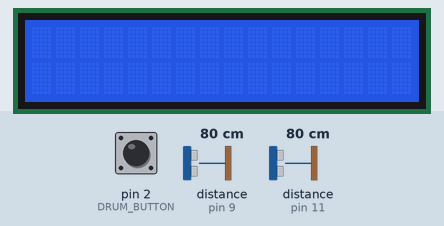
Recording of a sketch running on a simulated Arduino Uno, built with avr-gcc and run on an emulated ATmega328P. Shown: 16×2 character LCD. Inputs (shaded band) come from the test bench; at power-on: distance to the obstacle (sensors on pin 11, pin 9) 80 cm, pin 2 (DRUM_BUTTON) HIGH. The echo pulse lasts 58.3 µs per cm; what the sketch prints to the serial monitor is not drawn.

Above: at 0.9 s.
1.0 s: distance to the obstacle (sensor on pin 11) set to 22 cm
4.0 s: distance to the obstacle (sensor on pin 11) set to 18 cm
At 5.1 s:
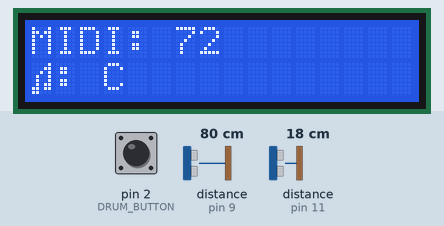
5.5 s: distance to the obstacle (sensor on pin 9) set to 4 cm
At 6.6 s:
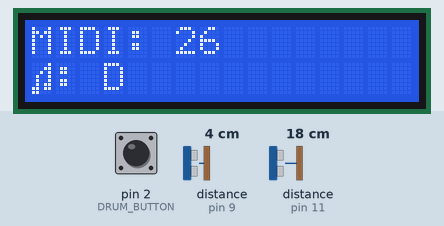
7.0 s: distance to the obstacle (sensor on pin 9) set to 9 cm
At 7.8 s:
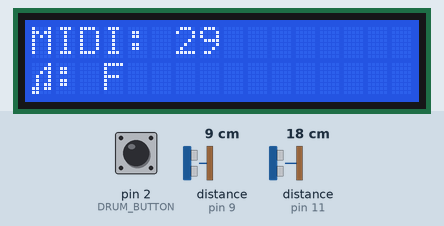
8.6 s: distance to the obstacle (sensor on pin 9) set to 35 cm
At 9.5 s:
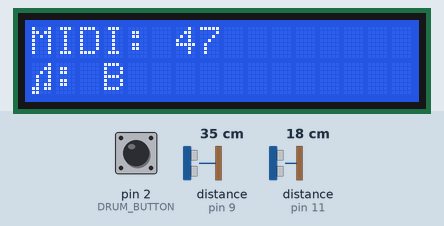
Timing chart, 0 to 11.6 s (numbered marks = the images above; inputs shaded):
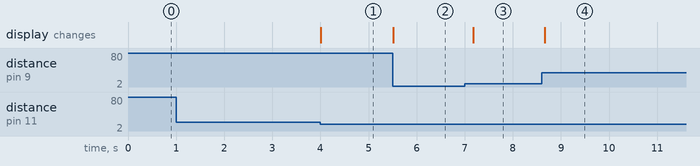

The sketch:

main.ino
```cpp
#include <NewPing.h>
#include <stdlib.h> // for random function
#include <Arduino_FreeRTOS.h>
#include "queue.h"
#include <LiquidCrystal.h>


// set up the ultrasonic sensor
#define TRIGGER_PIN1  8
#define ECHO_PIN1     9
#define TRIGGER_PIN2  10
#define ECHO_PIN2     11
#define MAX_DISTANCE1 80 // Maximum distance to measure (in centimeters).
#define MAX_DISTANCE2 20
#define MIDI_CHANNEL1 1
#define MIDI_CHANNEL2 2
#define DRUM_BUTTON 2


// Initialize the LCD
// LCD pins: RS, EN, D4, D5, D6, D7
LiquidCrystal lcd( 12,13,4,5,6,7);

const char *note_names[] = {
  "C ", "C#", "D ", "D#", "E ", "F ",
  "F#", "G ", "G#", "A ", "A#", "B "
};

byte Sound[8] = {
  0b00001,
  0b00011,
  0b00101,
  0b01001,
  0b01001,
  0b01011,
  0b11011,
  0b11000
};

// Define scales
int harmonic_minor_scale[] = {0, 2, 3, 5, 7, 8, 11, 12};
int major_scale[] = {0, 2, 4, 5, 7, 9, 11, 12};
int minor_pentatonic_scale[] = {0, 3, 5, 7, 10, 12};


// Define an array of scale pointers
int *available_scales[] = {harmonic_minor_scale, major_scale, minor_pentatonic_scale};

// Define an array of scale sizes
int scale_sizes[] = {8, 8, 6};

// Define the current scale index (0-5), change this to switch scales
int current_scale_index = 0; // Example: set to 1 for major_scale

int speeds[] = {300,185,100}; //Slow, Normal, Fast
int bpm = speeds[1]; //Normal


int START_NOTE = 24;
byte VELOCITY = 127;
const int MIDI_OFF = 128;
const int MIDI_ON = 144;
int volume = 0;
int note = 0;
int current_note = 0;
int drum_volume = 127;
int kickCount = 0;


NewPing sonar1(TRIGGER_PIN1, ECHO_PIN1, MAX_DISTANCE1); // NewPing setup of pins and maximum distance.
NewPing sonar2(TRIGGER_PIN2, ECHO_PIN2, MAX_DISTANCE2); // NewPing setup of pins and maximum distance.

byte last_note = note;

bool stoppedFlag = false;


QueueHandle_t sensorDataQueue;

volatile bool drumsEnabled = false;
volatile unsigned long lastDebounceTime = 0;


typedef struct
{
  int current_note;
  int volume;
} SensorData;

void setup()
{
  // initialize serial communication

  lcd.begin(16,2);
  Serial.begin(9600);
  //Music character on LCD
  lcd.createChar(0, Sound);

  // Create the queue
  sensorDataQueue = xQueueCreate(1, sizeof(SensorData));


  // Create tasks for handleSensors and handleDrums
  xTaskCreate(handleSensorsTask, "HandleSensors", configMINIMAL_STACK_SIZE, NULL, 1, NULL);
  xTaskCreate(handleDrumsTask, "HandleDrums", configMINIMAL_STACK_SIZE, NULL, 1, NULL);
  xTaskCreate(handleDrumButtonTask, "HandleDrumButton", 64, NULL, 1, NULL);


  // Start the scheduler
  vTaskStartScheduler();


}

void loop()
{
}


void handleDrumButtonTask(void *pvParameters)
{
  // Set the button pin mode
  pinMode(DRUM_BUTTON, INPUT_PULLUP);

  // Initialize the button state and last state
  int buttonState = HIGH;
  int lastButtonState = HIGH;

  for (;;) {
    // Read the button state
    int reading = digitalRead(DRUM_BUTTON);

    // Check if the button state has changed
    if (reading != lastButtonState) {
      // Reset the debounce timer
      lastDebounceTime = millis();
    }

    // If enough time has passed since the last bounce, update the button state
    if ((millis() - lastDebounceTime) > 20) {
      // If the button state has changed
      if (reading != buttonState) {
        buttonState = reading;

        // If the button is pressed, toggle the drumsEnabled state
        if (buttonState == LOW) {
          drumsEnabled = !drumsEnabled;
        }
      }
    }

    // Save the last button state
    lastButtonState = reading;

    // Delay the task to allow other tasks to run
    vTaskDelay(pdMS_TO_TICKS(20));
  }
}


void handleSensorsTask(void *pvParameters)
{
  for (;;) {
    handleSensors();

    SensorData sensorData;
    sensorData.current_note = current_note;
    sensorData.volume = volume;


    // Display sensor note and volume on LCD
    if(volume > 0)
    {
      lcd.setCursor(0,0); // Set cursor to first column of first row
      lcd.print("MIDI: ");
      lcd.print(current_note);
      lcd.setCursor(0,1);
      lcd.write(byte(0));
      int note_index = (current_note - START_NOTE) % 12;
      lcd.print(": ");
      lcd.print(note_names[note_index]);
    }


    xQueueSend(sensorDataQueue, &sensorData, portMAX_DELAY);

    vTaskDelay(pdMS_TO_TICKS(bpm));
  }
}

void handleDrumsTask(void *pvParameters)
{
  for (;;) {
    SensorData sensorData;

    if (xQueueReceive(sensorDataQueue, &sensorData, portMAX_DELAY)) {
      current_note = sensorData.current_note;
      volume = sensorData.volume;
      handleMidiChannel2();
    }

    vTaskDelay(pdMS_TO_TICKS(bpm));
  }
}


void handleSensors()
{
  int distance1 = sonar1.ping_cm(); // Send ping, get distance in cm
  int distance2 = sonar2.ping_cm(); // Send ping, get distance in cm

  // Map distance to volume
  volume = map(distance2, 0, MAX_DISTANCE2, 0, 127);


  // Get the correct scale size based on the current scale index
  int scale_size = scale_sizes[current_scale_index];

  int index = map(distance1, 0, MAX_DISTANCE1, 0, scale_size * 4); // Map distance1 to index in the scale (4 octaves)
  int octave = index / scale_size; // Determine which octave we are in
  int note_index = index % scale_size; // Determine which note in the octave

  // Use the current scale index to select the scale
  int *current_scale = available_scales[current_scale_index];

  note = START_NOTE + current_scale[note_index] + 12 * octave;
  current_note = note;

  handleMidiChannel1(distance1, distance2, current_note);
}


void handleMidiChannel1(int distance1, int distance2, int current_note)
{
  if (distance1 > 0)
  {
    if (current_note != last_note)
    {
      MIDI_TX(MIDI_OFF, last_note, 0, MIDI_CHANNEL1);
      MIDI_TX(MIDI_ON, current_note, volume, MIDI_CHANNEL1);
      last_note = current_note;
    }
    else
    {
      MIDI_TX(MIDI_ON, current_note, volume, MIDI_CHANNEL1);
    }
    stoppedFlag = false;
  }
  else if (distance1 == 0 && stoppedFlag == false)
  {
    MIDI_TX(MIDI_OFF, current_note, 0, MIDI_CHANNEL1);
    MIDI_TX(MIDI_OFF, last_note, 0, MIDI_CHANNEL1);
    stoppedFlag = true;
  }
}


void handleMidiChannel2()
{
  int kick_note = 36;
  int snare_note = 38;
  int crash_note = 49;


  if (drumsEnabled)
  {
    // Send kick note
    MIDI_TX(MIDI_ON, kick_note, drum_volume, MIDI_CHANNEL2);

    // Increment kick count and reset to 1 if it reaches 5
    kickCount++;
    if (kickCount == 5) {
      kickCount = 1;
    }

    // Send snare and crash notes when kick count is 3
    if (kickCount == 3) {
      // Send snare note
      MIDI_TX(MIDI_ON, snare_note, drum_volume, MIDI_CHANNEL2);


      // Send crash note
      MIDI_TX(MIDI_ON, crash_note, drum_volume, MIDI_CHANNEL2);

    }
  }

}


// Transmit MIDI Message
void MIDI_TX(byte MESSAGE, byte PITCH, byte VELOCITY, byte CHANNEL)
{
  // Construct the MIDI message
  byte midiMessage = MESSAGE | ((CHANNEL - 1) & 0x0F);

  // Send the MIDI message
  Serial.write(midiMessage);
  Serial.write(PITCH);
  Serial.write(VELOCITY);
}
```

Measured:
- the behaviour switches between 21 and 20 cm on distance to the obstacle (sensor on pin 11) (found by bisection; images 0 and 1)
- after the input at 1.0 s, every drawn part: stays the same
- after the input at 4.0 s, the display: changes at once (image 1)
- after the input at 5.5 s, the display: changes at once (image 2)
- after the input at 7.0 s, the display: changes after 0.18 s (image 3)
- after the input at 8.6 s, the display: changes after 0.06 s (image 4)
